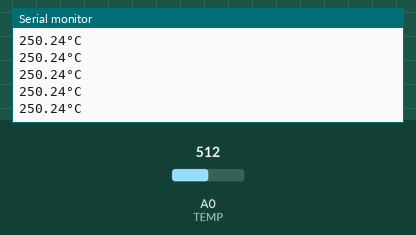
Bench run of a sketch on a simulated Arduino Uno, built with avr-gcc and run on an emulated ATmega328P. Shown: the last lines printed to the serial monitor. Inputs (shaded band) come from the test bench; at power-on: A0 (TEMP) = 512.

Above: at 1.2 s.
1.3 s: A0 (TEMP) set to 716
At 1.76 s:
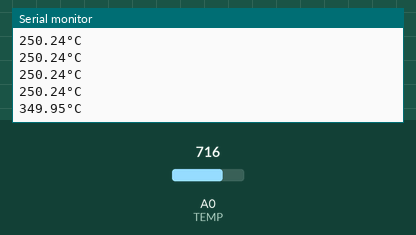
2.8 s: A0 (TEMP) set to 900
At 2.96 s:
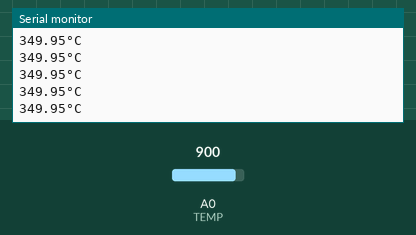
Timing chart, 0 to 5.8 s (numbered marks = the images above; inputs shaded):
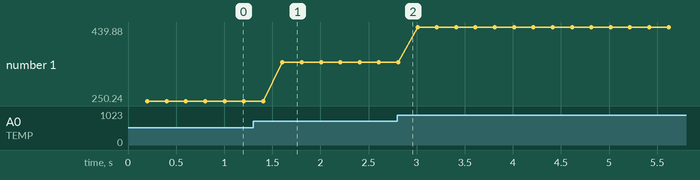

Measured:
- after the input at 1.3 s, the serial monitor: prints a new line after 0.31 s (image 1)
- plotted number 1: 250.24 → 349.95 after the input at 1.3 s, 349.95 → 439.88 after the input at 2.8 s

The sketch:

Exercise9.ino
```cpp
#define TEMP A0

int analog_temperature;
float temperature;
float voltage;

void setup() {
  // put your setup code here, to run once:
  Serial.begin(9600);
  pinMode(TEMP, INPUT);

}

void loop() {
  // put your main code here, to run repeatedly:
  // we obtain analog value from 0 to 1023
  analog_temperature = analogRead(A0);

  voltage = analog_temperature/1023.0 * 5.0;
  temperature = voltage /0.01;

  delay(200);
  Serial.print(temperature);
  Serial.write(0xC2);
  Serial.write(0xB0);
  Serial.println('C');


}
```
